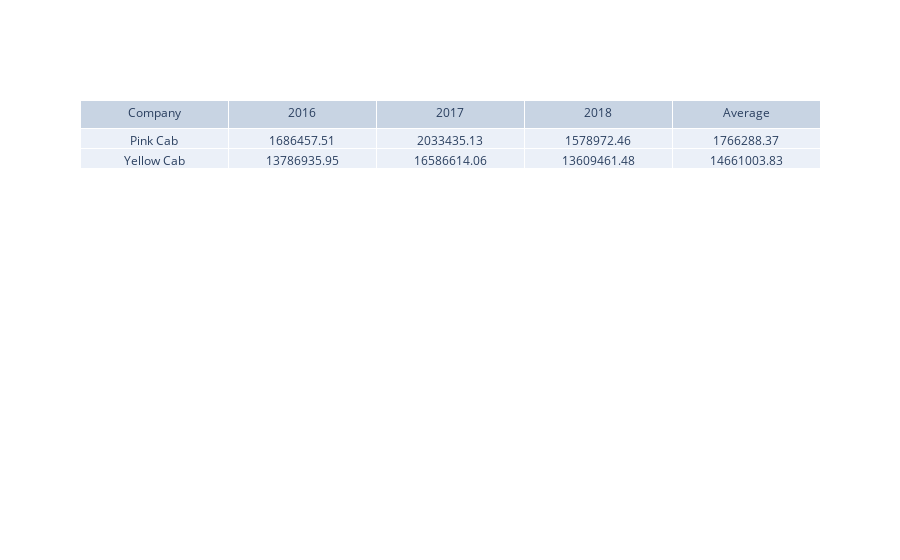

The cell this chart's notebook holds for it:
### Code cell
import plotly.graph_objects as go

pink_2016 = round(pink[pink['Date of Travel'].str.contains(r"\b2016\b", regex=True)].Profit.sum(), 2)
pink_2017 = round(pink[pink['Date of Travel'].str.contains(r"\b2017\b", regex=True)].Profit.sum(), 2)
pink_2018 = round(pink[pink['Date of Travel'].str.contains(r"\b2018\b", regex=True)].Profit.sum(), 2)
pink_avg = round(((pink_2016 + pink_2017 + pink_2018) / 3), 2)

yellow_2016 = round(yellow[yellow['Date of Travel'].str.contains(r"\b2016\b", regex=True)].Profit.sum(), 2)
yellow_2017 = round(yellow[yellow['Date of Travel'].str.contains(r"\b2017\b", regex=True)].Profit.sum(), 2)
yellow_2018 = round(yellow[yellow['Date of Travel'].str.contains(r"\b2018\b", regex=True)].Profit.sum(), 2)
yellow_avg = round(((yellow_2016 + yellow_2017 + yellow_2018) / 3), 2)

fig = go.Figure(data=[go.Table(header=dict(values=['Company', '2016', '2017', '2018', 'Average']),
                 cells=dict(values=[['Pink Cab', 'Yellow Cab'], 
                                    [pink_2016, yellow_2016],
                                   [pink_2017, yellow_2017],
                                   [pink_2018, yellow_2018],
                                   [pink_avg, yellow_avg]]))])
fig.show()

### Figure 1 — Plotly figure (JSON) as saved in the notebook; plotly's stock layout.template omitted (floating-point values rounded to 4 significant figures)
{"data": [{"cells": {"values": [["Pink Cab", "Yellow Cab"], [1686000.0, 13790000.0], [2033000.0, 16590000.0], [1579000.0, 13610000.0], [1766000.0, 14660000.0]]}, "header": {"values": ["Company", "2016", "2017", "2018", "Average"]}, "type": "table"}], "layout": {}}
